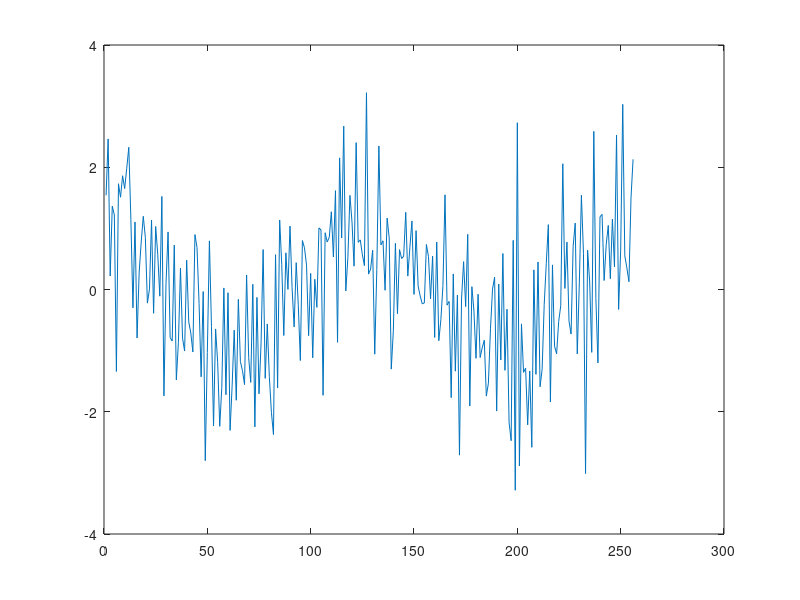

Write MATLAB code to recreate this figure. (Note: this script raises an error after producing the figure.)
close all, clf, clear
time=1:256;
signal=cos(2*pi*(2/256)*time)+randn(1,256);
mean(signal)
plot(signal)
%%
dwtmode('per')
[C,L]=wavedec(signal,8,'rbio6.8');
% C(256/8:end) = 0; 
figure, plot(C)
%%
figure, subplot(3,3,1), plot(signal)
for level=1:8
    C(256/2^level+1:256)=0;
    smoothed_signal=waverec(C,L,'rbio6.8');
    subplot(3,3,level+1), plot(smoothed_signal)
end